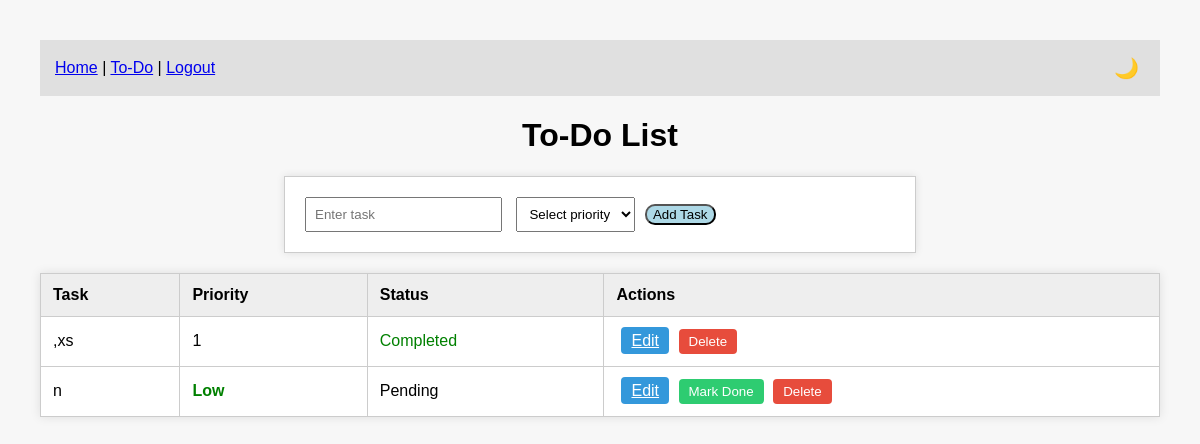
The app's page /todo/ (signed in), older data.
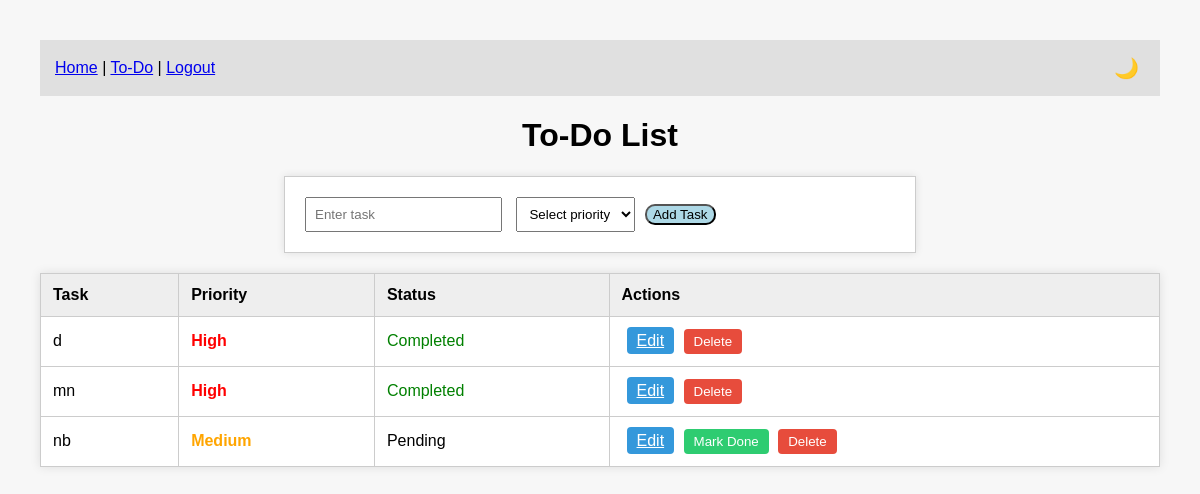
The same page, newer data.
### app/models.py (models this page shows, shortened)
class Todo(models.Model):
    PRIORITY_CHOICES = [
        ('High', 'High'),
        ('Medium', 'Medium'),
        ('Low', 'Low'),
    ]
    user = models.ForeignKey(User, on_delete=models.CASCADE)
    task = models.CharField(max_length=200)
    priority = models.CharField(max_length=10, choices=PRIORITY_CHOICES)
    status = models.CharField(max_length=20, default="Pending")
    is_completed = models.BooleanField(default=False)
    due_date = models.DateField(null=True, blank=True)

### app/views.py (the view, shortened to what this page needs)
# urls.py: path('todo/', todo_view, name='todo'),
@login_required
def todo_view(request):
    todos = Todo.objects.filter(user=request.user)
    return render(request, "todoapp.html", {"todos": todos})

### app/templates/todoapp.html (shortened to what this page needs)
{% load static %}
<!DOCTYPE html>
<html lang="en">
<head>
</head>
<body>
  {% include "navbar.html" %}
  <h1>To-Do List</h1>
  <form id="task-form" method="POST" action="{% url 'todo' %}">
    <input type="text" name="task" placeholder="Enter task" required>
    <select name="priority" required>
      <option value="">Select priority</option>
    </select>
    <button class="bu" type="submit">Add Task</button>
  </form>
  <table id="tasks">
    <thead>
      <tr>
        <th>Task</th>
        <th>Priority</th>
        <th>Status</th>
        <th>Actions</th>
      </tr>
    </thead>
    <tbody>
      {% for todo in todos %}
        <tr>
          <td>{{ todo.task }}</td>
          <td class="priority-{{ todo.priority|lower }}">{{ todo.priority }}</td>
          <td style="color: {% if todo.status == 'Completed' %}green{% else %}black{% endif %};">
            {{ todo.status }}
          </td>
          <td>
            <a href="{% url 'edit_task' todo.id %}" class="btn btn-edit">Edit</a>
            {% if todo.status != 'Completed' %}
              <form method="post" action="{% url 'mark_done' todo.id %}" style="display:inline;">
                <button type="submit" class="btn btn-done">Mark Done</button>
              </form>
            {% endif %}
            <form method="post" action="{% url 'delete_task' todo.id %}" style="display:inline;">
              <button type="submit" class="btn btn-delete">Delete</button>
            </form>
          </td>
        </tr>
      {% empty %}
        <tr><td colspan="4" style="text-align:center;">No tasks yet.</td></tr>
      {% endfor %}
    </tbody>
  </table>
</body>
</html>

Row changes from the older to the newer data that the page shows:
removed Todo: task ",xs", priority "1", status "Completed"
removed Todo: task "n", priority "Low", status "Pending", shows "Mark Done"
added Todo: task "d", priority "High", status "Completed"
added Todo: task "mn", priority "High", status "Completed"
added Todo: task "nb", priority "Medium", status "Pending", shows "Mark Done"
